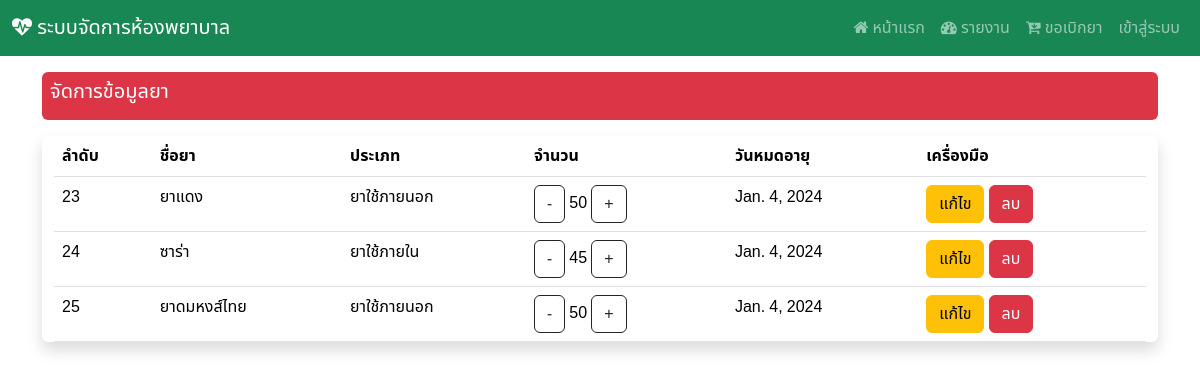
Page /manage_drug on the committed database.
### Hospital_app/models.py (models this page shows, shortened)
class drug(models.Model):
    drug_id = models.AutoField(primary_key=True)
    drug_name = models.CharField(max_length=255)
    drug_img = models.ImageField(upload_to='images/drug',null=True)
    drug_type = models.ForeignKey(d_type, on_delete=models.CASCADE)
    drug_qty = models.IntegerField()
    drug_exp = models.DateField()

class d_type(models.Model):
    type_id = models.AutoField(primary_key=True)
    type_name = models.CharField(max_length=255)
    def __str__(self):
        return f"{self.type_name}"

### Hospital_app/views.py (the view)
# urls.py: path('manage_drug',views.manage_drug),
def manage_drug(request):
    show_drug = drug.objects.all()
    context  = {"drug" : show_drug}
    return render(request,'edit_drug.html',context)

### Hospital_app/templates/edit_drug.html (shortened to what this page needs)
{% extends "base.html" %}
{% block content %}
<div class="mt-3 p-2 bg-danger text-white rounded">
    <h5>จัดการข้อมูลยา</h5>
  </div>
<div class="container-fluid my-3 justify-content-center align-items-center shadow rounded">
<table class="table table-responsive">
    <thead>
        <tr>
            <th><div class="col d-none d-sm-block">
              ลำดับ
            </div></th>
            <th>ชื่อยา</th>
            <th>ประเภท</th>
            <th>จำนวน</th>
            <th>
              <div class="col d-none d-sm-block">
                วันหมดอายุ
              </div>
            </th>
            <th>เครื่องมือ</th>
        </tr>
    </thead>
    <tbody>
        {% for i in drug %}
        <tr>
            <td>{{i.drug_id}}</td>
            <td>{{i.drug_name}}</td>
            <td>{{i.drug_type}}</td>
            <td>
              <a href="decrease_qty/{{i.drug_id}}" class="btn btn-outline-dark"> - </a>
              {{i.drug_qty}}
              <a href="increase_qty/{{i.drug_id}}" class="btn btn-outline-dark"> + </a>
            </td>
            <td>{{i.drug_exp}}</td>
            <td> {% comment %} ปุ่มแก้ไข และ ลบ จะกลายเป็นไอคอนไม่จอลดขนาดลง {% endcomment %}
              <div class="col d-none d-sm-block">
                <a href="edit/{{i.drug_id}}" class="btn btn-warning">แก้ไข<a/>
                  <a href="#" class="btn btn-danger" data-bs-toggle="modal"
                  data-bs-target="#deleteConfirmationModal"
                  onclick="setDeleteUrl('delete/{{i.drug_id}}')">
                  ลบ
                    </a>
              </div>
              </td>{% comment %} ปุ่มแก้ไข และ ลบ จะกลายเป็นไอคอนไม่จอลดขนาดลง {% endcomment %}
        </tr>
        {% endfor %}
    </tbody>
</div>
{% endblock  %}

### Hospital_app/templates/base.html (style rules this page uses)
body { font-family: "Noto Sans Thai", sans-serif; }

### rows in the picture
drug: drug_id "23", drug_name "ยาแดง", drug_type "ยาใช้ภายนอก", drug_qty "50", drug_exp "Jan. 4, 2024"
drug: drug_id "24", drug_name "ซาร่า", drug_type "ยาใช้ภายใน", drug_qty "45", drug_exp "Jan. 4, 2024"
drug: drug_id "25", drug_name "ยาดมหงส์ไทย", drug_type "ยาใช้ภายนอก", drug_qty "50", drug_exp "Jan. 4, 2024"
